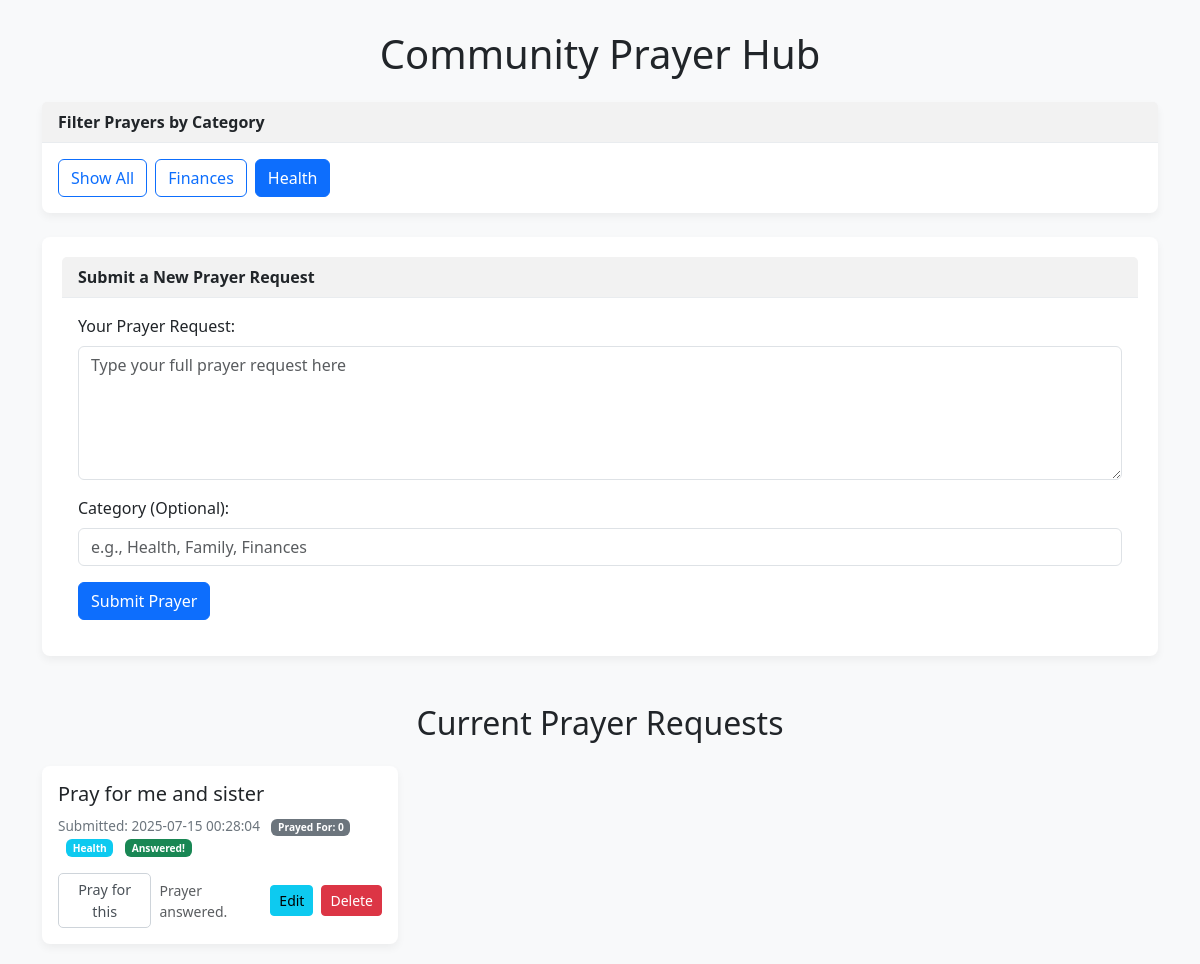
/?category=Health, run on the app's committed database.
### tables this page shows
CREATE TABLE requests (
            id INTEGER PRIMARY KEY AUTOINCREMENT,
            request_text TEXT NOT NULL,
            timestamp DATETIME DEFAULT CURRENT_TIMESTAMP,
            prayed_for_count INTEGER DEFAULT 0,
            category TEXT,
            is_answered INTEGER DEFAULT 0 -- NEW COLUMN ADDED HERE (0=False, 1=True)
        );

### app.py (the view)
@app.route('/')
def home():
    selected_category = request.args.get('category')
    conn = get_db_connection()
    if selected_category:
        db_requests = conn.execute(
            'SELECT id, request_text, timestamp, prayed_for_count, category, is_answered FROM requests WHERE category = ? ORDER BY timestamp DESC',
            (selected_category,)
        ).fetchall()
    else:
        db_requests = conn.execute(
            'SELECT id, request_text, timestamp, prayed_for_count, category, is_answered FROM requests ORDER BY timestamp DESC'
        ).fetchall()
    unique_categories = conn.execute('SELECT DISTINCT category FROM requests WHERE category IS NOT NULL AND category != "" ORDER BY category').fetchall()
    conn.close()
    return render_template('home.html',
                           requests=db_requests,
                           selected_category=selected_category,
                           unique_categories=unique_categories)

### app.py (called while the page is built)
def get_db_connection():
    conn = sqlite3.connect(DATABASE)
    conn.row_factory = sqlite3.Row # This makes rows behave like dictionaries, allowing access by column name
    return conn

### templates/home.html (shortened to what this page needs)
<!DOCTYPE html>
<html lang="en">
<head>
    <link href="https://cdn.jsdelivr.net/npm/bootstrap@5.3.3/dist/css/bootstrap.min.css" rel="stylesheet">
</head>
<body>
    <div class="container">
        <h1 class="my-4 text-center">Community Prayer Hub</h1>
        <div class="card mb-4">
            <div class="card-header">Filter Prayers by Category</div>
            <div class="card-body">
                <div class="d-flex flex-wrap gap-2">
                    <a href="{{ url_for('home') }}" class="btn {% if not selected_category %}btn-primary{% else %}btn-outline-primary{% endif %}">Show All</a>
                    {% for category_row in unique_categories %}
                        {% set category_name = category_row.category %}
                        <a href="{{ url_for('home', category=category_name) }}"
                           class="btn {% if selected_category == category_name %}btn-primary{% else %}btn-outline-primary{% endif %}">
                           {{ category_name }}
                        </a>
                    {% endfor %}
                </div>
            </div>
        </div>
        <div class="card form-card mb-5">
            <div class="card-header">
                Submit a New Prayer Request
            </div>
            <div class="card-body">
                <form action="/submit_request" method="POST">
                    <div class="mb-3">
                        <label for="request_text" class="form-label">Your Prayer Request:</label>
                        <textarea class="form-control" id="request_text" name="request_text" rows="5" required placeholder="Type your full prayer request here"></textarea>
                    </div>
                    <div class="mb-3">
                        <label for="category" class="form-label">Category (Optional):</label>
                        <input type="text" class="form-control" id="category" name="category" placeholder="e.g., Health, Family, Finances">
                    </div>
                    <button type="submit" class="btn btn-primary">Submit Prayer</button>
                </form>
            </div>
        </div>
        <h2 class="mb-4 text-center">Current Prayer Requests</h2>
        <div class="row">
            {% if requests %}
                {% for request in requests %}
                    <div class="col-md-6 col-lg-4">
                        <div class="card prayer-item-card">
                            <div class="card-body">
                                <h5 class="card-title">{{ request.request_text }}</h5>
                                <div class="prayer-meta">
                                    Submitted: {{ request.timestamp }}
                                    <span class="badge bg-secondary ms-2">Prayed For: {{ request.prayed_for_count }}</span>
                                    {% if request.category %}
                                        <span class="badge bg-info ms-2">{{ request.category }}</span>
                                    {% endif %}
                                    {% if request.is_answered %}
                                        <span class="badge bg-success ms-2">Answered!</span>
                                    {% endif %}
                                </div>
                                <div class="d-flex justify-content-between align-items-center mt-3">
                                    <form action="{{ url_for('increment_pray_count', request_id=request.id) }}" method="POST" class="me-2">
                                        <button type="submit" class="btn btn-light-outline">Pray for this</button>
                                    </form>
                                    {% if not request.is_answered %}
                                        <form action="{{ url_for('mark_as_answered', request_id=request.id) }}" method="POST" class="me-2">
                                            <button type="submit" class="btn btn-success btn-sm">Mark as Answered</button>
                                        </form>
                                    {% else %}
                                        <small class="text-muted me-2">Prayer answered.</small>
                                    {% endif %}
                                    <a href="{{ url_for('edit_request', request_id=request.id) }}" class="btn btn-info btn-sm me-2">Edit</a>
                                    <form action="{{ url_for('delete_request', request_id=request.id) }}" method="POST" onsubmit="return confirm('Are you sure you want to delete this prayer request?');">
                                        <button type="submit" class="btn btn-danger btn-sm">Delete</button>
                                    </form>
                                </div>
                            </div>
                        </div>
                    </div>
                {% endfor %}
            {% else %}
                <p class="text-center">No prayer requests submitted yet. Be the first!</p>
            {% endif %}
        </div>
    </div>
</body>
</html>

### templates/home.html (style rules this page uses)
body { background-color: #f8f9fa; }
.container { margin-top: 30px; }
.card { margin-bottom: 20px; border: none; border-radius: 8px; box-shadow: 0 4px 8px rgba(0,0,0,.05); }
.card-header { background-color: #f2f2f2; border-bottom: 1px solid #e9ecef; font-weight: bold; }
.form-card { background-color: #ffffff; padding: 20px; }
.prayer-item-card .card-body { position: relative; }
.prayer-meta { font-size: 0.85em; color: #6c757d; margin-top: 10px; }
.prayer-meta .badge { margin-left: 5px; }
.btn-light-outline { border: 1px solid #ced4da; color: #495057; background-color: #fff; padding: 5px 10px; border-radius: 5px; font-size: 0.9em; }
.prayer-item-card .card-title { margin-bottom: 0.5rem; }

### data on the page
requests: category "Finances"
requests: request_text "Pray for me and sister", timestamp "2025-07-15 00:28:04", prayed_for_count "0", category "Health", is_answered "Answered!"

### other printed values
{{ category_name }} "Health"
